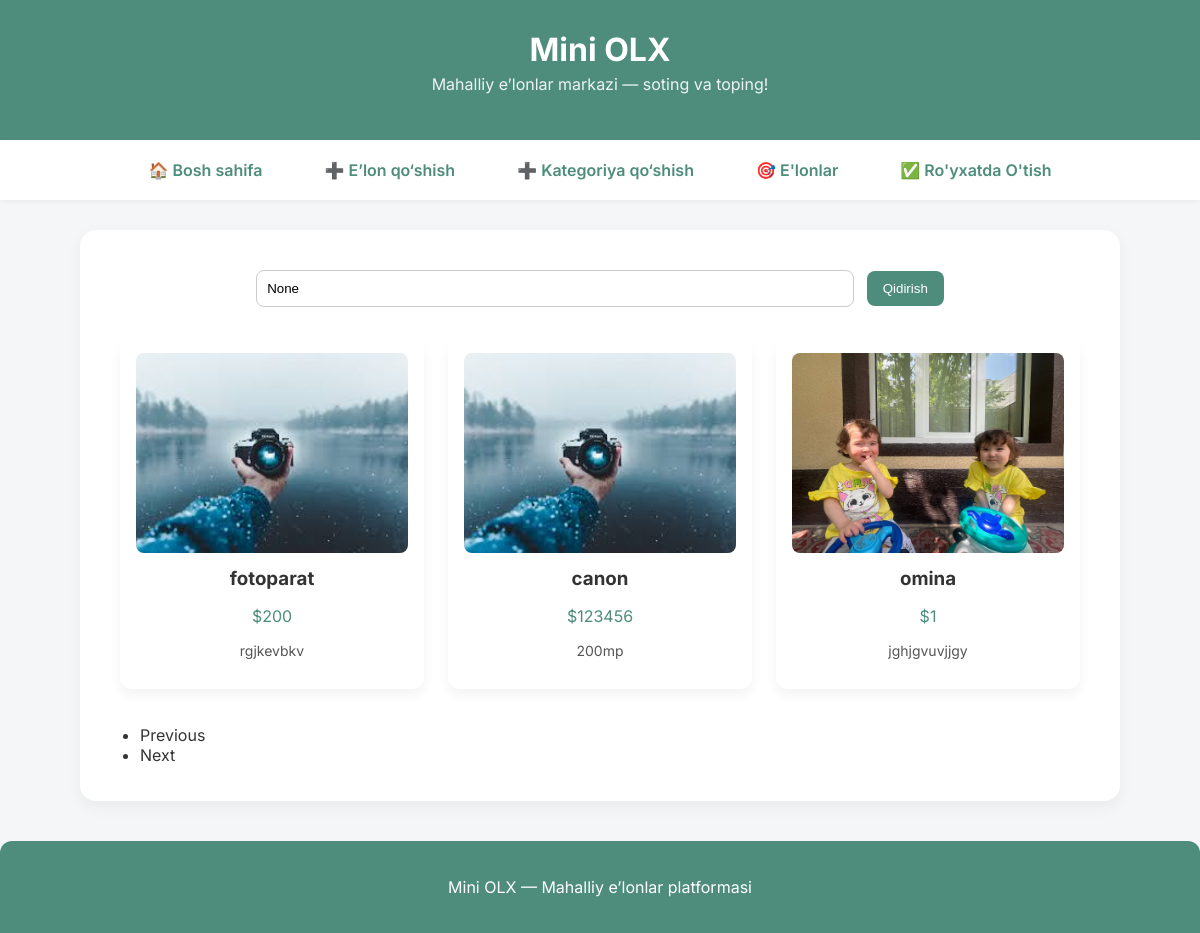
Before: /pro-list/ with the older database file.
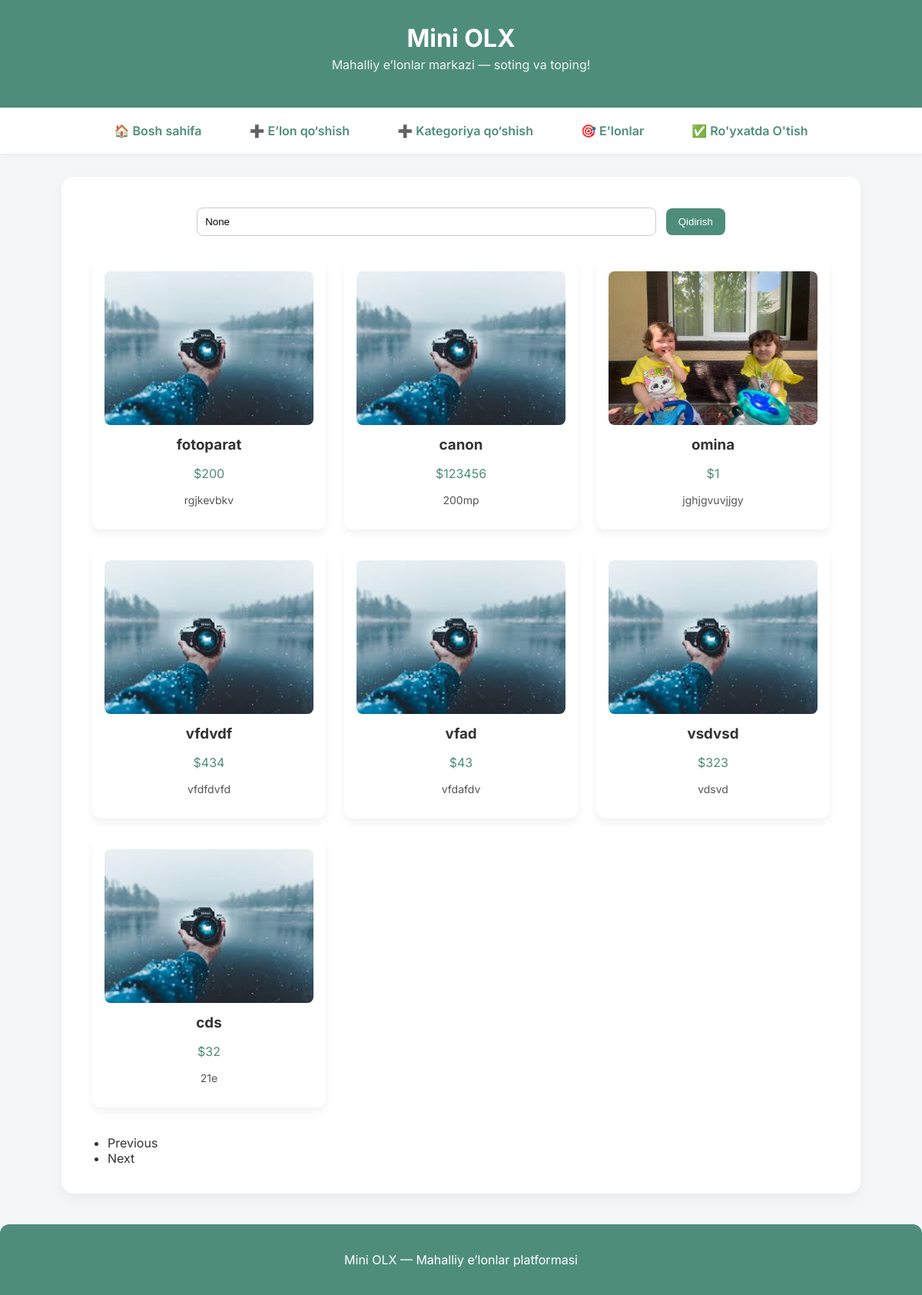
After: the same page with the newer database file.
### page/models.py (models this page shows, shortened)
class Product(models.Model):
    image = models.ImageField(upload_to='products/')
    name = models.CharField(max_length=200)
    category = models.ForeignKey(Category, on_delete=models.CASCADE)
    description = models.TextField(blank=True)
    price = models.DecimalField(max_digits=10, decimal_places=0)
    class Meta:
        db_table = 'product'

### page/views.py (the view, shortened to what this page needs)
# urls.py: path('pro-list/', product_search_view, name = 'product-list'),
def product_search_view(request):
    query = request.GET.get('q')  # foydalanuvchi yozgan so‘z
    results = Product.objects.all()
    if query:
        results = results.filter(
            Q(name__icontains=query) |
            Q(category__name__icontains=query) |
            Q(description__icontains=query) |
            Q(price__icontains=query)
        )
    else:
        results = Product.objects.all()
    return render(request, 'products/product_list.html', {'products': results, 'query': query})

### templates/products/product_list.html
{% extends 'base.html' %}
{% load static %}
{% block content %}
<div style="max-width: 1000px; margin: 0 auto; padding: 20px;">
    <form method="get" action="" style="margin-bottom: 30px; text-align: center;">
        <input type="text" name="q" placeholder="🔍 Qidiruv..." value="{{ query }}" style="padding: 10px; width: 60%; border: 1px solid #ccc; border-radius: 8px;">
        <button type="submit" style="padding: 10px 16px; background-color: #4E8D7C; color: white; border: none; border-radius: 8px; margin-left: 8px;">Qidirish</button>
    </form>
    {% if products %}
        <div style="display: grid; grid-template-columns: repeat(auto-fit, minmax(250px, 1fr)); gap: 24px;">
            {% for p in products %}
                <div style="background-color: #fff; border-radius: 12px; box-shadow: 0 6px 12px rgba(0, 0, 0, 0.05); padding: 16px; text-align: center;">
                    <img src="{{ p.image.url }}" alt="{{ p.name }}" style="width: 100%; height: 200px; object-fit: cover; border-radius: 8px;">
                    <h3 style="margin: 10px 0;">{{ p.name }}</h3>
                    <p style="color: #4E8D7C;">${{ p.price }}</p>
                    <p style="font-size: 14px; color: #555;">{{ p.description }}</p>
                </div>
            {% endfor %}
        </div>
    {% else %}
        <p style="text-align: center; color: #888; margin-top: 40px;">Natija topilmadi. Boshqa so‘z bilan urinib ko‘ring.</p>
    {% endif %}
</div>
{% include 'products/pagination.html'%}
{% endblock %}

### templates/base.html (shortened to what this page needs)
<!DOCTYPE html>
<html lang="uz">
<head>
</head>
<body>
<header>
    <h1>Mini OLX</h1>
    <p>Mahalliy e’lonlar markazi — soting va toping!</p>
</header>
<nav class="navbar">
    <div class="nav-container">
        <a href="/">🏠 Bosh sahifa</a>
        <a href="pro-create/">➕ E’lon qo‘shish</a>
        <a href="create/">➕ Kategoriya qo‘shish</a>
        <a href="pro-list/">🎯 E'lonlar</a>
        <a href="0/">✅ Ro'yxatda O'tish</a>
    </div>
</nav>
<div class="container">
    {% block content %}{% endblock %}
</div>
<footer>
    <p>Mini OLX — Mahalliy e’lonlar platformasi</p>
</footer>
</body>
</html>

### templates/products/pagination.html (shortened to what this page needs)
<nav aria-label="Page navigation">
  <ul class="pagination justify-content-center mt-4">
    {% if results.has_previous %}
      <li class="page-item">
        <a class="page-link" href="?q={{ query }}&page={{ results.previous_page_number }}">Previous</a>
      </li>
    {% else %}
      <li class="page-item disabled">
        <span class="page-link">Previous</span>
      </li>
    {% endif %}
    {% if results.has_next %}
      <li class="page-item">
        <a class="page-link" href="?q={{ query }}&page={{ results.next_page_number }}">Next</a>
      </li>
    {% else %}
      <li class="page-item disabled">
        <span class="page-link">Next</span>
      </li>
    {% endif %}
  </ul>
</nav>

### templates/base.html (style rules this page uses)
body { font-family: 'Inter', sans-serif; margin: 0; padding: 0; background-color: #f4f6f8; color: #333; }
header { background-color: #4E8D7C; color: white; padding: 30px 0; text-align: center; box-shadow: 0 4px 10px rgba(0,0,0,0.1); }
header h1 { font-size: 32px; margin: 0; }
header p { font-size: 16px; margin-top: 5px; opacity: 0.9; }
nav.navbar { background-color: #ffffff; box-shadow: 0 2px 6px rgba(0,0,0,0.05); padding: 12px 0; }
.nav-container { max-width: 1000px; margin: 0 auto; display: flex; justify-content: center; gap: 30px; }
nav.navbar a { color: #4E8D7C; text-decoration: none; font-weight: 600; padding: 8px 16px; border-radius: 8px; transition: background-color 0.2s ease; }
.container { max-width: 1000px; margin: 30px auto; padding: 20px; background-color: #ffffff; border-radius: 16px; box-shadow: 0 6px 16px rgba(0, 0, 0, 0.05); }
footer { background-color: #4E8D7C; color: white; text-align: center; padding: 20px; margin-top: 40px; border-top-left-radius: 12px; border-top-right-radius: 12px; }

Changed rows visible on the page:
added Product: image (picture), name "vfdvdf", price "434", description "vfdfdvfd"
added Product: image (picture), name "vfad", price "43", description "vfdafdv"
added Product: image (picture), name "vsdvsd", price "323", description "vdsvd"
added Product: image (picture), name "cds", price "32", description "21e"
